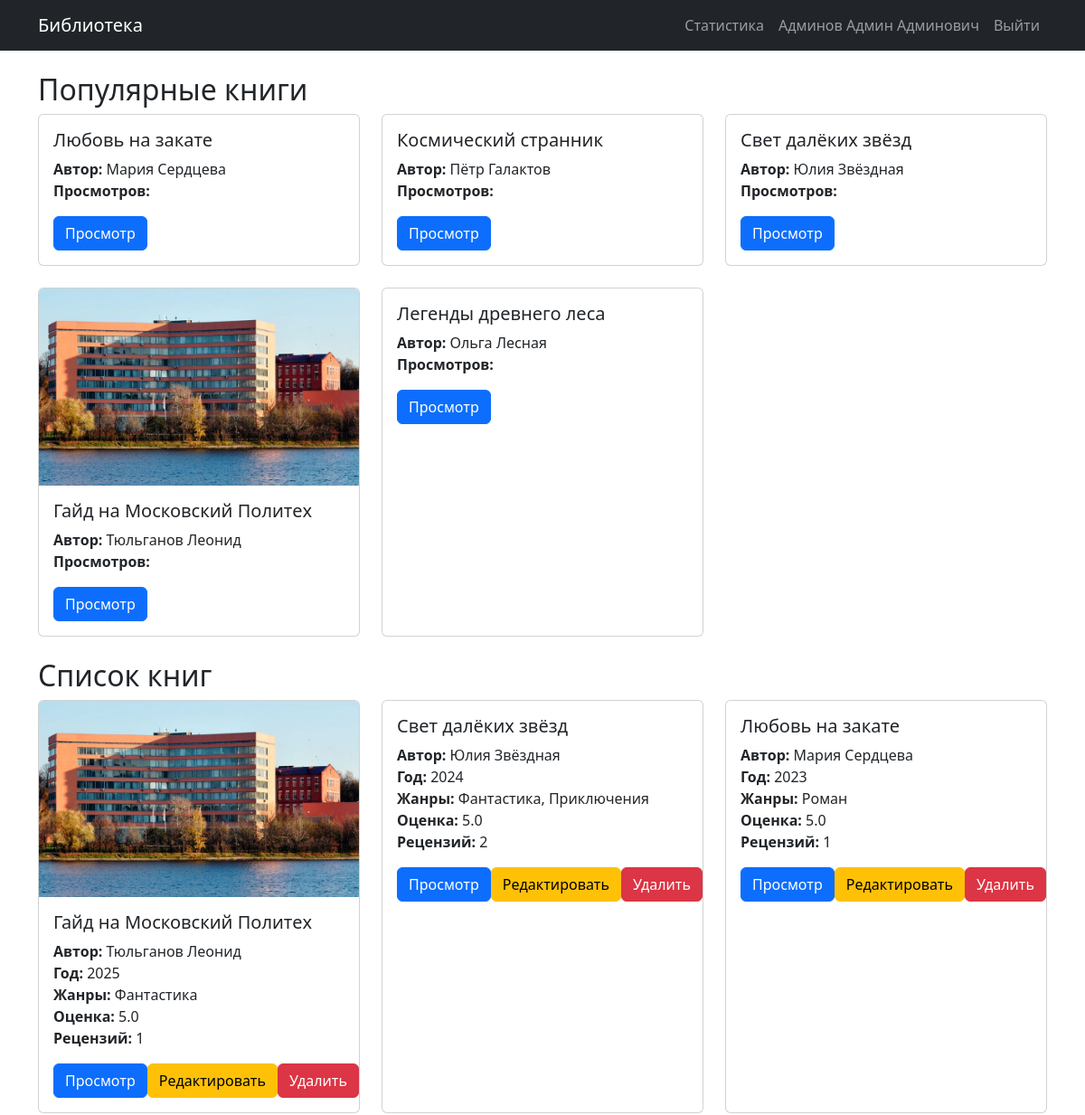
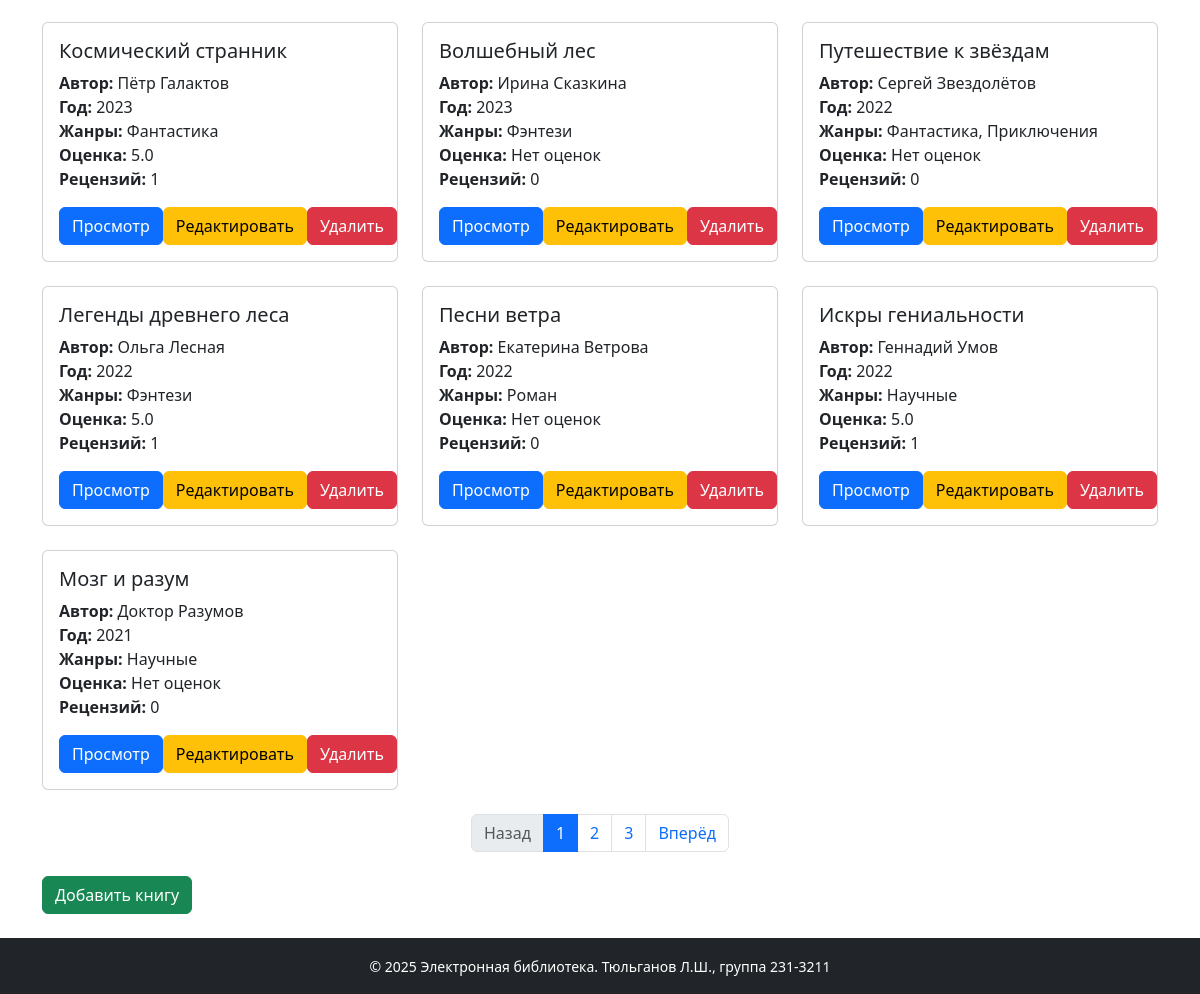
Screenshot of / (signed in) with the database file from the repository (2 pictures, top to bottom).
### models.py (models this page shows)
class User(db.Model, UserMixin):
    id = db.Column(db.Integer, primary_key=True)
    username = db.Column(db.String(64), unique=True, nullable=False)
    password_hash = db.Column(db.String(128), nullable=False)
    last_name = db.Column(db.String(64), nullable=False)
    first_name = db.Column(db.String(64), nullable=False)
    middle_name = db.Column(db.String(64), nullable=True)
    role_id = db.Column(db.Integer, db.ForeignKey('role.id'), nullable=False)
    reviews = db.relationship('Review', backref='user', lazy=True)
    view_history = db.relationship('ViewHistory', backref='user', lazy=True)
    def full_name(self):
        return f"{self.last_name} {self.first_name} {self.middle_name or ''}".strip()

class Book(db.Model):
    id = db.Column(db.Integer, primary_key=True)
    title = db.Column(db.String(128), nullable=False)
    description = db.Column(db.Text, nullable=False)
    year = db.Column(db.Integer, nullable=False)
    publisher = db.Column(db.String(128), nullable=False)
    author = db.Column(db.String(128), nullable=False)
    pages = db.Column(db.Integer, nullable=False)
    genres = db.relationship('Genre', secondary=book_genres, back_populates='books')
    cover = db.relationship('Cover', backref='book', uselist=False, cascade="all, delete")
    reviews = db.relationship('Review', backref='book', cascade="all, delete")
    view_history = db.relationship('ViewHistory', backref='book', cascade="all, delete")
    def average_rating(self):
        if not self.reviews:
            return None
        return round(sum(r.rating for r in self.reviews) / len(self.reviews), 2)

class Cover(db.Model):
    id = db.Column(db.Integer, primary_key=True)
    filename = db.Column(db.String(128), nullable=False)
    mimetype = db.Column(db.String(64), nullable=False)
    md5_hash = db.Column(db.String(64), nullable=False)
    book_id = db.Column(db.Integer, db.ForeignKey('book.id', ondelete='CASCADE'), nullable=False)

class Review(db.Model):
    id = db.Column(db.Integer, primary_key=True)
    book_id = db.Column(db.Integer, db.ForeignKey('book.id', ondelete='CASCADE'), nullable=False)
    user_id = db.Column(db.Integer, db.ForeignKey('user.id', ondelete='CASCADE'), nullable=False)
    rating = db.Column(db.Integer, nullable=False)
    text = db.Column(db.Text, nullable=False)
    timestamp = db.Column(db.DateTime, default=datetime.utcnow, nullable=False)

### app.py (the view)
@app.route('/')
@app.route('/page/<int:page>')
def index(page=1):
    per_page = 10
    books = Book.query.order_by(Book.year.desc()).paginate(page=page, per_page=per_page)
    three_months_ago = datetime.utcnow() - timedelta(days=90)
    popular_books = (
        db.session.query(Book, func.count(ViewHistory.id).label('view_count'))
        .join(ViewHistory)
        .filter(ViewHistory.timestamp >= three_months_ago)
        .group_by(Book.id)
        .order_by(func.count(ViewHistory.id).desc())
        .limit(5)
        .all()
    )
    popular_books = [book for book, view_count in popular_books]
    session_id = request.cookies.get('session_id', str(uuid.uuid4()))
    recent_books = (
        db.session.query(Book)
        .join(ViewHistory)
        .filter(ViewHistory.session_id == session_id)
        .order_by(ViewHistory.timestamp.desc())
        .limit(5)
        .all()
    )
    resp = make_response(render_template('index.html', books=books, popular_books=popular_books, recent_books=recent_books))
    if not request.cookies.get('session_id'):
        resp.set_cookie('session_id', session_id, max_age=31536000)  # 1 year
    return resp

### app.py (called while the page is built)
@login_manager.user_loader
def load_user(user_id):
    return User.query.get(int(user_id))

### templates/index.html (shortened to what this page needs)
{% extends "base.html" %}
{% block content %}
<h2>Популярные книги</h2>
{% if popular_books %}
<div class="row row-cols-1 row-cols-md-2 row-cols-lg-3 g-4 mb-4">
  {% for book in popular_books %}
  <div class="col">
    <div class="card h-100">
      {% if book.cover and book.cover.filename %}
      <img src="{{ url_for('static', filename='covers/' + book.cover.filename) }}" class="card-img-top" alt="Обложка">
      {% endif %}
      <div class="card-body">
        <h5 class="card-title">{{ book.title }}</h5>
        <p class="card-text">
          <strong>Автор:</strong> {{ book.author }}<br>
          <strong>Просмотров:</strong> {{ book.view_count }}<br>
        </p>
        <a href="{{ url_for('view_book', book_id=book.id) }}" class="btn btn-primary">Просмотр</a>
      </div>
    </div>
  </div>
  {% endfor %}
</div>
{% else %}
<p>Нет популярных книг.</p>
{% endif %}
<h2>Список книг</h2>
<div class="row row-cols-1 row-cols-md-2 row-cols-lg-3 g-4">
  {% for book in books.items %}
  <div class="col">
    <div class="card h-100">
      {% if book.cover and book.cover.filename %}
      <img src="{{ url_for('static', filename='covers/' + book.cover.filename) }}" class="card-img-top" alt="Обложка">
      {% endif %}
      <div class="card-body">
        <h5 class="card-title">{{ book.title }}</h5>
        <p class="card-text">
          <strong>Автор:</strong> {{ book.author }}<br>
          <strong>Год:</strong> {{ book.year }}<br>
          <strong>Жанры:</strong> {{ book.genres | map(attribute='name') | join(', ') }}<br>
          <strong>Оценка:</strong> {{ book.average_rating() or 'Нет оценок' }}<br>
          <strong>Рецензий:</strong> {{ book.reviews | length }}
        </p>
        <div class="d-flex justify-content-between">
          <a href="{{ url_for('view_book', book_id=book.id) }}" class="btn btn-primary">Просмотр</a>
          {% if current_user.is_authenticated %}
            {% if current_user.role and current_user.role.name in ['Администратор', 'Модератор'] %}
              <a href="{{ url_for('edit_book', book_id=book.id) }}" class="btn btn-warning">Редактировать</a>
            {% endif %}
            {% if current_user.role and current_user.role.name == 'Администратор' %}
              <button type="button" class="btn btn-danger" data-bs-toggle="modal" data-bs-target="#deleteModal{{ book.id }}">Удалить</button>
            {% endif %}
          {% endif %}
        </div>
      </div>
    </div>
  </div>
  {% endfor %}
</div>
<nav aria-label="Page navigation" class="mt-4">
  <ul class="pagination justify-content-center">
    {% if books.has_prev %}
      <li class="page-item">
        <a class="page-link" href="{{ url_for('index', page=books.prev_num) }}">Назад</a>
      </li>
    {% else %}
      <li class="page-item disabled"><span class="page-link">Назад</span></li>
    {% endif %}
    {% for page_num in books.iter_pages() %}
      {% if page_num %}
        {% if page_num == books.page %}
          <li class="page-item active"><span class="page-link">{{ page_num }}</span></li>
        {% else %}
          <li class="page-item"><a class="page-link" href="{{ url_for('index', page=page_num) }}">{{ page_num }}</a></li>
        {% endif %}
      {% else %}
        <li class="page-item disabled"><span class="page-link">...</span></li>
      {% endif %}
    {% endfor %}
    {% if books.has_next %}
      <li class="page-item">
        <a class="page-link" href="{{ url_for('index', page=books.next_num) }}">Вперёд</a>
      </li>
    {% else %}
      <li class="page-item disabled"><span class="page-link">Вперёд</span></li>
    {% endif %}
  </ul>
</nav>
{% if current_user.is_authenticated and current_user.role and current_user.role.name == 'Администратор' %}
  <div class="mt-4">
    <a href="{{ url_for('add_book') }}" class="btn btn-success">Добавить книгу</a>
  </div>
{% endif %}
{% endblock %}

### templates/base.html (shortened to what this page needs)
<!doctype html>
<html lang="ru">
<head>
  <link href="https://cdn.jsdelivr.net/npm/bootstrap@5.3.0/dist/css/bootstrap.min.css" rel="stylesheet">
</head>
<body class="d-flex flex-column min-vh-100">
<nav class="navbar navbar-expand-lg navbar-dark bg-dark mb-4">
  <div class="container">
    <a class="navbar-brand" href="{{ url_for('index') }}">Библиотека</a>
    <div class="collapse navbar-collapse" id="navbarNav">
      <ul class="navbar-nav ms-auto">
        {% if current_user.is_authenticated %}
          {% if current_user.role and current_user.role.name == 'Администратор' %}
          <li class="nav-item">
            <a class="nav-link" href="{{ url_for('statistics') }}">Статистика</a>
          </li>
          {% endif %}
          <li class="nav-item">
            <span class="nav-link">{{ current_user.full_name() }}</span>
          </li>
          <li class="nav-item">
            <a class="nav-link" href="{{ url_for('logout') }}">Выйти</a>
          </li>
        {% else %}
          <li class="nav-item">
            <a class="nav-link" href="{{ url_for('login') }}">Войти</a>
          </li>
        {% endif %}
      </ul>
    </div>
  </div>
</nav>
<div class="container mb-4 flex-grow-1">
  {% block content %}{% endblock %}
</div>
<footer class="bg-dark text-white mt-auto py-3">
  <div class="container text-center">
    <small>© 2025 Электронная библиотека. Тюльганов Л.Ш., группа 231-3211</small>
  </div>
</footer>
</body>
</html>

### rows the page displays
User: full_name "Админов Админ Админович"
Book: title "Любовь на закате", author "Мария Сердцева", year "2023", genres|map "Роман", rating "5.0", reviews|length "1"
Book: title "Космический странник", author "Пётр Галактов", year "2023", genres|map "Фантастика", rating "5.0", reviews|length "1"
Book: title "Свет далёких звёзд", author "Юлия Звёздная", year "2024", genres|map "Фантастика, Приключения", rating "5.0", reviews|length "2"
Book: filename (picture), title "Гайд на Московский Политех", author "Тюльганов Леонид", year "2025", genres|map "Фантастика", rating "5.0", reviews|length "1"
Book: title "Легенды древнего леса", author "Ольга Лесная", year "2022", genres|map "Фэнтези", rating "5.0", reviews|length "1"
Book: title "Волшебный лес", author "Ирина Сказкина", year "2023", genres|map "Фэнтези", book "Нет оценок", reviews|length "0"
Book: title "Путешествие к звёздам", author "Сергей Звездолётов", year "2022", genres|map "Фантастика, Приключения", book "Нет оценок", reviews|length "0"
Book: title "Песни ветра", author "Екатерина Ветрова", year "2022", genres|map "Роман", book "Нет оценок", reviews|length "0"
Book: title "Искры гениальности", author "Геннадий Умов", year "2022", genres|map "Научные", rating "5.0", reviews|length "1"
Book: title "Мозг и разум", author "Доктор Разумов", year "2021", genres|map "Научные", book "Нет оценок", reviews|length "0"

### other values shown
{{ page_num }} "1"
{{ page_num }} "2" "3"
